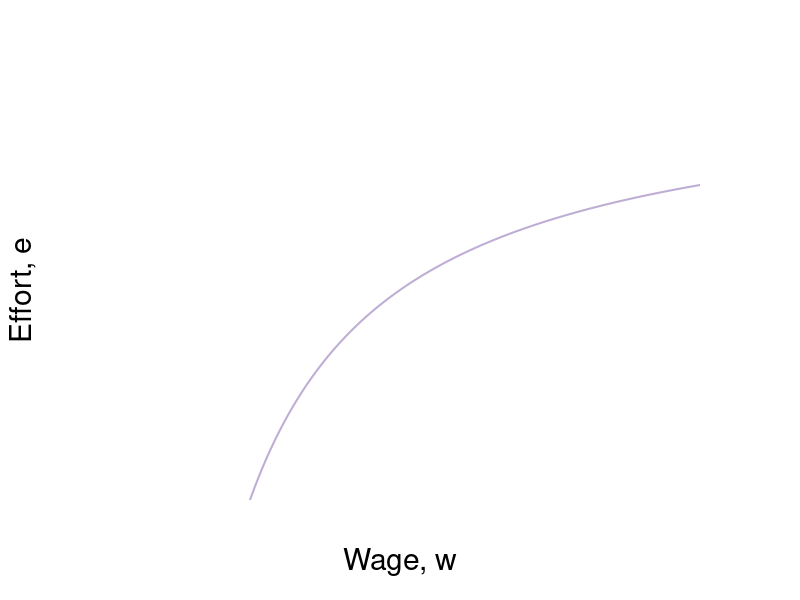

Write R code to recreate this figure. (Note: this script raises an error after producing the figure.)
require(shape)
pdf(file = "employment/employment_brf_nash.pdf", width = 9, height = 7)

#Set parameters for graphics
axislabelsize <- 1.8
labelsize <- 1.5
namesize <- 1.8
annotatesize <- 1.5
graphlinewidth <- 2
segmentlinewidth <- 1.5

#The equation is below when v = 0. See Wolfram Alpha output. 
isov <- function(w, delta = 5) {
}

isovhigh1 <- function(w, delta = 5, v = 5){
  (sqrt(w^2 - 4 * delta * v) - w + 2*v)/( 2 * v )
}

isovlow1 <- function(w, delta = 5, v = 5){
  (-sqrt(w^2 - 4 * delta * v) - w + 2*v)/( 2 * v )
}

isovhigh2 <- function(w, delta = 5, v = 15){
  (sqrt(w^2 - 4 * delta * v) - w + 2*v)/( 2 * v )
}

isovlow2 <- function(w, delta = 5, v = 15){
  (-sqrt(w^2 - 4 * delta * v) - w + 2*v)/( 2 * v )
}

isovhigh3 <- function(w, delta = 5, v = 20){
  (sqrt(w^2 - 4 * delta * v) - w + 2*v)/( 2 * v )
}

isovlow3 <- function(w, delta = 5, v = 20){
  (-sqrt(w^2 - 4 * delta * v) - w + 2*v)/( 2 * v )
}

brfFn <- function(w, delta = 5) {
  1 - (2*delta) /w
}

#This is evaluated for p = 12; q = 12/(8*sqrt(12^2 - 4*delta1*v1)) - 1/8 for the slope
#At p = 12; q = (-sqrt(12^2 - 4*v1*delta1) - 12 + 2*v1)/(2*v1) = 0.799
tangencyLine <- function(w){
  (w*(0.05))
}

solowCondition <- function(w, delta = 5){
  (w*(1/(8*delta)))
}


COL <- c("#f7fcf5", "#e5f5e0", "#c7e9c0", "#a1d99b", "#74c476", "#41ab5d", "#238b45", "#005a32")
grays <- gray.colors(25, start = 1, end = 0)
par(mar =  c(5, 5, 4, 5))
xlims <- c(0, 40)
ylims <- c(0, 1)

plot(0, 0, xlim = xlims, ylim = ylims, type = "n",
     xlab = expression(paste("Wage, ", w)),
     ylab = expression(paste("Effort, ", e)),
     xaxt = "n", 
     yaxt = "n", 
     cex.lab = axislabelsize, 
     line = 3,
     bty = "n", 
     xaxs="i", 
     yaxs="i")


npts <- 500 
npts2 <- 501
#Specify the sequences of points for graphing. 
xx0 <- seq(5, xlims[2], length.out = npts)
xx1 <- seq(10, xlims[2], length.out = npts)
xx2 <- seq(5, 15, length.out = npts)
xx3 <- seq(10, xlims[2], length.out = npts2)
xx4 <- seq(xlims[1], 10, length.out = npts2)
#For below, I solved sqrt(p^2 - 200) - p + 200/p = 0, getting p = 10*sqrt(2) = 14.14214
xx5 <- seq( 18.43909, xlims[2], length.out = npts2)
xx6 <- seq( 18.43909, 25, length.out = npts2)
xx7 <- seq(20, xlims[2], length.out = npts2)
xx8 <- seq(xlims[1], 25, length.out = npts2)
xx9 <- seq(xlims[1] + 0.5, xlims[2], length.out = npts2)

#Draw the lines for the graphs
#lines(xx0, isov(xx0, delta = 5), col = COL[3], lwd = graphlinewidth)
lines(xx1, brfFn(xx1), col = "#beaed4", lwd = graphlinewidth)
lines(xx9, solowCondition(xx9, delta = 5), col = COLB[4], lwd = graphlinewidth)
#lines(xx3, isovhigh1(xx3, v = 5, delta = 5), col = COL[4], lwd = graphlinewidth)
#lines(xx4, isovlow1(xx4, v = 5, delta = 5), col = COL[4], lwd = graphlinewidth)
#lines(xx5, isovhigh2(xx5, v = 17, delta = 5), col = COL[5], lwd = graphlinewidth)
#lines(xx6, isovlow2(xx6, v = 17, delta = 5), col = COL[5], lwd = graphlinewidth)
lines(xx7, isovhigh3(xx7, v = 20, delta = 5), col = COL[6], lwd = graphlinewidth)
lines(xx8, isovlow3(xx8, v = 20, delta = 5), col = COL[6], lwd = graphlinewidth)

#Customize ticks and labels for the plot
ticksy <- c(0,  0.5, 1)
#ylabels <- c(0, expression(paste(frac(1,2))), 1)
ylabels <- c(0,  expression(paste(e^N)), 1)
ticksx <- c(0, 10, 20, 40)
xlabels <- c(0, expression(paste(w == 2*underline(u))),  expression(paste(w^N)) , NA)
axis(1, at = ticksx, pos = 0, labels = xlabels, cex.axis = labelsize)
axis(2, at = ticksy, pos = 0, labels = ylabels, las = 1, cex.axis = labelsize)

#Annotation of the three graphs and the NE
text(7, 0.42, expression(paste("Slope of Iso-profit: ")), cex = labelsize)
text(5, 0.34, expression(paste( frac(e, w) == frac(de, dw))), cex = labelsize)
Arrows(7.5, 0.34, 12.6, 0.34,  col = "black", lty = 1, lwd = 2, arr.type = "triangle")

text(25.5, 0.05, expression(paste(v[N])), cex = labelsize)
text(38, 0.66, expression(paste("Employee's ICC, or")), cex = labelsize, xpd = TRUE)
text(38, 0.6, expression(paste("Best Response Function")), cex = labelsize, xpd = TRUE)
text(38, 0.55, expression(paste(e(w))), cex = labelsize, xpd = TRUE)




#Lines for the coordinates of the Nash equilbrium
#segments(5, 0, 5, 1, lty = 2, col = "darkgray", lwd = 3)
#segments(10, 0, 10, 0.2, lty = 2, col = "darkgray", lwd = 2)
segments(20, 0, 20, 0.75, lty = 2, col = grays[20], lwd = segmentlinewidth)
segments(0, 0.5, 20, 0.5, lty = 2, col = grays[20], lwd = segmentlinewidth)
#segments(14.14214, 0.15, 14.14214, 0.45, lty = 2, col = "darkgray", lwd = 3)
text(19.3, 0.52, expression(n), cex = labelsize)
text(27, 0.48, expression(paste("Incomplete contract")),cex = labelsize)
text(27, 0.43, expression(paste("Nash equilibrium")),cex = labelsize)

#Arrows and rent label
# 
# Arrows(15, 0.8, 10.8, 0.8,  col = "black", lty = 1, lwd = 2, arr.type = "triangle")
# text(14.8, 0.95, expression(paste("Rent at")))
# text(14.8, 0.9, expression(paste("Incomplete Contract")))
# text(14.8, 0.85, expression(paste("Nash Equilibrium")))

#Arrows and slope of iso-v label
Arrows(29, 0.15, 24, 0.15,  col = "black", lty = 1, lwd = 2, arr.type = "triangle")
text(32, 0.2, expression(paste("Slope of iso-v")), cex = labelsize)
text(32.3, 0.15, expression(paste(" = -mrs ")), cex = labelsize)
text(31.5, 0.06, expression(paste(" = " -frac(v[w], v[e]))), cex = labelsize)



#Add a point for the NE
points(20, 0.5, pch = 16, col = "black", cex = 1.5)

#segments(18.4, 0, 18.4, 0.75, lty = 2, col = "darkgray", lwd = 2)
#segments(0, brfFn(w = 18.4), 18.4, brfFn(w = 18.4), lty = 2, col = "darkgray", lwd = 2)
#points(18.4, brfFn(w = 18.4), pch = 16, col = "black", cex = 1.5)

#Add a point for b & complete contract NE label
#points(10, 0.5, pch = 16, col = "black", cex = 1.5)
#text(10.5, 0.47, expression(b))
# text(5, 0.58, expression(paste("Complete Contract")))
# text(5, 0.53, expression(paste("Nash equilibrium")))

#Add a point for c
#Figure out q for p = 14.14214: q = 1 - 2delta/p = 1 - (2*5)/14.14214 =  0.2928934
#points(20, 0.1839422, pch = 16, col = "black", cex = 1.5)
#text(20.8, 0.1839422, expression(c))

points(22, isovhigh3(22, v = 20, delta = 5), pch = 16, col = "black", cex = 1.5)
text(22 + 0.5, isovhigh3(22, v = 20, delta = 5) - 0.02, expression(f), cex = labelsize)
points(22, isovlow3(22, v = 20, delta = 5), pch = 16, col = "black", cex = 1.5)
text(22 + 0.8, isovlow3(22, v = 20, delta = 5) + 0.02, expression(b), cex = labelsize)

#Add a point for f. referred to in the text
#points(12, 0.82, pch = 16, col = "black", cex = 1.2)
#text(12, 0.85, expression(paste("NE")))

#Arrow to Pareto-improving Lens
#Arrows(20, 0.8, 23.8, 0.68, col = "black", lty = 1, lwd = 3)
#text(20, 0.82, expression(paste("Pareto-Improving Lens")))

dev.off()
